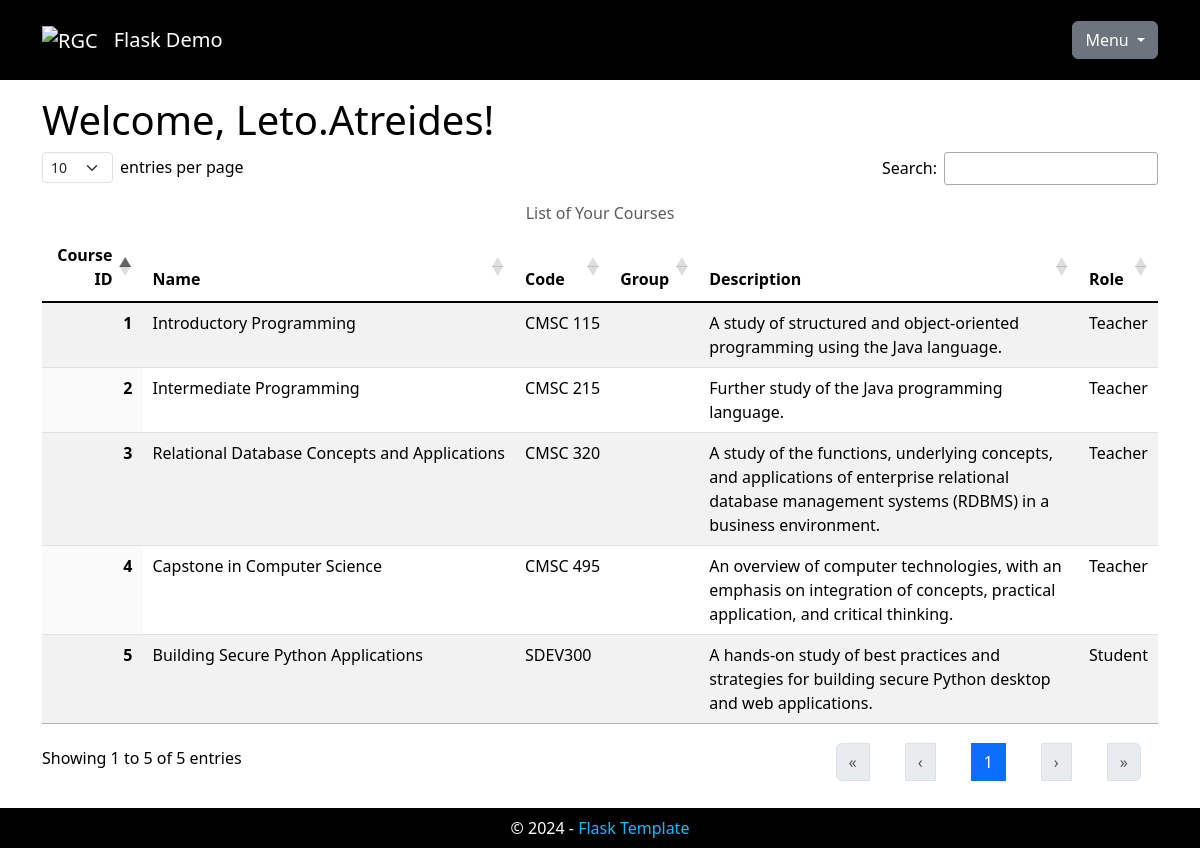
Screenshot of /index (signed in) with the database file from the repository.
### app/models.py (models this page shows, shortened)
class User(UserMixin, db.Model):
    __tablename__ = 'users'
    user_id: Mapped[int] = mapped_column(primary_key=True)
    username: Mapped[str] = mapped_column(
        String(64), index=True, unique=True)
    user_email: Mapped[Optional[str]] = mapped_column(
        String(128), index=True, unique=True)
    password_hash: Mapped[Optional[str]] = mapped_column(
        String(256))
    associations: Mapped[List['Association']] = relationship(
        back_populates='user')
    def get_id(self):
        return self.user_id

class Course(db.Model):
    __tablename__ = 'courses'
    course_id: Mapped[int] = mapped_column(primary_key=True)
    course_name: Mapped[str] = mapped_column(
        String(64), index=True, )
    course_code: Mapped[str] = mapped_column(
        String(64), index=True)
    course_group: Mapped[Optional[str]] = mapped_column(
        String(64), index=True)
    course_desc: Mapped[Optional[str]] = mapped_column(
        String(256), index=True)
    associations: Mapped[List['Association']] = relationship(
        back_populates='course')

class Role(db.Model):
    __tablename__ = 'roles'
    role_id: Mapped[int] = mapped_column(primary_key=True)
    role_name: Mapped[str] = mapped_column(
        String(64), index=True, unique=True)
    associations: Mapped[List['Association']] = relationship(
        back_populates='role')

### app/main/main_routes.py (the view)
@bp.route('/')
@bp.route('/index')
@login_required
def index():
    _page_title = 'Flask Demo'
    _user_id = int(current_user.get_id())
    if _user_id == 1:
        _courses = Course.query.all()
    else:
        _courses = db.session.query(
            Course.course_id, Course.course_name, Course.course_code,
            Course.course_desc,
            Role.role_name).join(
                Association,
                Course.course_id == Association.course_id).join(
                    Role, Role.role_id == Association.role_id).filter(
                        Association.user_id == _user_id).all()
    _courses = [_courses] if not isinstance(_courses, list) else _courses
    _html = render_template('main/index.html', page_title=_page_title,
                            courses=_courses)
    return _html

### app/models.py (called while the page is built)
@login.user_loader
def load_user(user_id):
    validate_input('user_id', user_id, int)
    return db.session.get(User, user_id)

### app/templates/main/index.html (shortened to what this page needs)
{% extends "base.html" %}
{% block head %}
{{ super() }}
<link rel="stylesheet" type="text/css" href="{{ url_for('static', filename='css/dataTables.dataTables.min.css') }}">
<link rel="stylesheet" type="text/css" href="{{ url_for('static', filename='css/dataTables.bootstrap5.min.css') }}">
{% endblock %}
{% block content %}
{% if current_user.is_anonymous %}
<h1>Welcome!</h1>
<p>You should log in.</p>
{% else %}
<h1>Welcome, {{ current_user.username }}!</h1>
<table id="data-table" class="table table-striped display caption-top">
  <caption class="text-center">List of Your Courses</caption>
  <thead>
    <tr>
      <th scope="col">Course ID</th>
      <th scope="col">Name</th>
      <th scope="col">Code</th>
      <th scope="col">Group</th>
      <th scope="col">Description</th>
      <th scope="col">Role</th>
    </tr>
  </thead>
  <tbody class="table-group-divider">
    {% for course in courses %}
    <tr>
      <th scope="row">{{ course.course_id }}</th>
      <td class="text-nowrap">{{ course.course_name }}</td>
      <td class="text-nowrap">{{ course.course_code }}</td>
      <td class="text-nowrap">{{ course.course_group }}</td>
      <td>{{ course.course_desc }}</td>
      <td>{{ course.role_name }}</td>
    </tr>
    {% endfor %}
  </tbody>
</table>
{% endif %}
{% endblock %}

### app/templates/base.html (shortened to what this page needs)
<!DOCTYPE html>
<html lang="en">
<head>
  {% block head %}
  <link rel="stylesheet" type="text/css" href="{{ url_for('static', filename='css/bootstrap.min.css') }}">
  <link rel="stylesheet" type="text/css" href="{{ url_for('static', filename='css/base.css') }}">
  {% endblock %}
</head>
<body>
  <header>
    <nav class="navbar navbar-expand-lg navbar-dark fixed-top">
      <div class="container">
        <a class="navbar-brand" href="{{ url_for('main.index') }}" title="Home">
          <img src="{{ url_for('static', filename='img/logo.png') }}" alt="RGC" class="nav-logo" />
        </a>
        <a class="navbar-brand" href="{{ url_for('main.index') }}" title="Home">Flask Demo</a>
        <div class="dropdown ms-auto">
          <button class="btn btn-secondary dropdown-toggle" type="button" data-bs-toggle="dropdown"
            aria-expanded="false">
            Menu
          </button>
        </div>
      </div>
    </nav>
  </header>
  <main role="main">
    <div class="container">
      <div id="content">
        {% block content %}
        {% endblock %}
      </div>
  </main>
  <footer class="footer">
    <div class="text-center">
      &copy; <span id="currentYear"></span> -
      <a href="{{ url_for('main.index') }}" title="Home">Flask Template</a>
    </div>
  </footer>
</body>
</html>

### app/static/css/base.css (style rules this page uses)
html { font-family: sans-serif; }
body { margin-top: 10vh !important; }
a { text-decoration: none; }
nav a, footer a { color: deepskyblue; }
nav { background-color: black; color: white; min-height: 10vh; }
.nav-logo { height: 6vh !important; min-height: 30px; }
#content { background-color: white; color: black; min-height: 85vh; padding-top: 1em; padding-bottom: 1em; }
footer { background-color: black; color: white; min-height: 5vh; padding-top: 1vh; }

### rows the page displays
User: username "Leto.Atreides"
Course: course_id "1", course_name "Introductory Programming", course_code "CMSC 115", course_desc "A study of structured and object-oriented programming using the Java language.", role_name "Teacher"
Course: course_id "2", course_name "Intermediate Programming", course_code "CMSC 215", course_desc "Further study of the Java programming language.", role_name "Teacher"
Course: course_id "3", course_name "Relational Database Concepts and Applications", course_code "CMSC 320", course_desc "A study of the functions, underlying concepts, and applications of enterprise relational database management systems (RDBMS) in a business environment.", role_name "Teacher"
Course: course_id "4", course_name "Capstone in Computer Science", course_code "CMSC 495", course_desc "An overview of computer technologies, with an emphasis on integration of concepts, practical application, and critical thinking.", role_name "Teacher"
Course: course_id "5", course_name "Building Secure Python Applications", course_code "SDEV300", course_desc "A hands-on study of best practices and strategies for building secure Python desktop and web applications.", role_name "Student"
